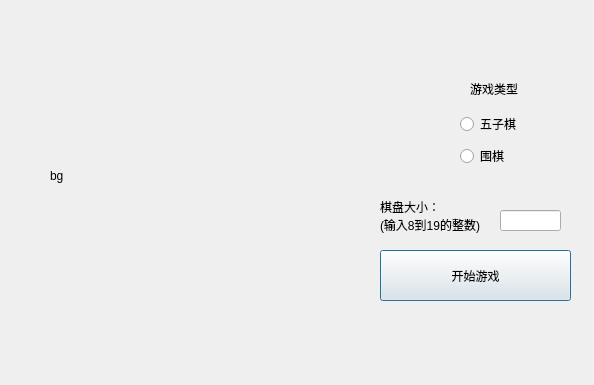
<?xml version="1.0" encoding="UTF-8"?>
<ui version="4.0">
 <class>Dialog</class>
 <widget class="QDialog" name="Dialog">
  <property name="geometry">
   <rect>
    <x>0</x>
    <y>0</y>
    <width>594</width>
    <height>385</height>
   </rect>
  </property>
  <property name="windowTitle">
   <string>Dialog</string>
  </property>
  <widget class="QWidget" name="verticalLayoutWidget_2">
   <property name="geometry">
    <rect>
     <x>460</x>
     <y>110</y>
     <width>81</width>
     <height>61</height>
    </rect>
   </property>
   <layout class="QVBoxLayout" name="verticalLayout_2">
    <item>
     <widget class="QRadioButton" name="radioButton">
      <property name="text">
       <string>五子棋</string>
      </property>
     </widget>
    </item>
    <item>
     <widget class="QRadioButton" name="radioButton_2">
      <property name="text">
       <string>围棋</string>
      </property>
     </widget>
    </item>
   </layout>
  </widget>
  <widget class="QLabel" name="label">
   <property name="geometry">
    <rect>
     <x>470</x>
     <y>80</y>
     <width>51</width>
     <height>18</height>
    </rect>
   </property>
   <property name="text">
    <string>游戏类型</string>
   </property>
  </widget>
  <widget class="QPushButton" name="pushButton">
   <property name="geometry">
    <rect>
     <x>380</x>
     <y>250</y>
     <width>191</width>
     <height>51</height>
    </rect>
   </property>
   <property name="text">
    <string>开始游戏</string>
   </property>
  </widget>
  <widget class="QLineEdit" name="lineEdit">
   <property name="geometry">
    <rect>
     <x>500</x>
     <y>210</y>
     <width>61</width>
     <height>21</height>
    </rect>
   </property>
  </widget>
  <widget class="QLabel" name="label_2">
   <property name="geometry">
    <rect>
     <x>380</x>
     <y>190</y>
     <width>111</width>
     <height>51</height>
    </rect>
   </property>
   <property name="text">
    <string>棋盘大小：
(输入8到19的整数)</string>
   </property>
  </widget>
  <widget class="QLabel" name="label_3">
   <property name="geometry">
    <rect>
     <x>50</x>
     <y>50</y>
     <width>311</width>
     <height>251</height>
    </rect>
   </property>
   <property name="text">
    <string>bg</string>
   </property>
  </widget>
 </widget>
 <resources/>
 <connections/>
</ui>
